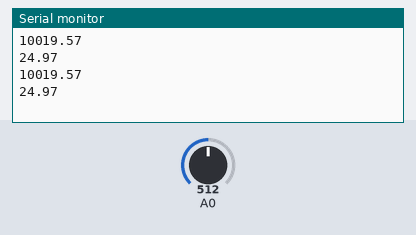
Simulated run of this sketch. Board: Arduino Uno, built with avr-gcc and run on an emulated ATmega328P. Shown: the last lines printed to the serial monitor. Inputs (shaded band) come from the test bench; at power-on: A0 = 512.

Above: at 1.8 s.
1.9 s: A0 set to 1023
At 2.8 s:
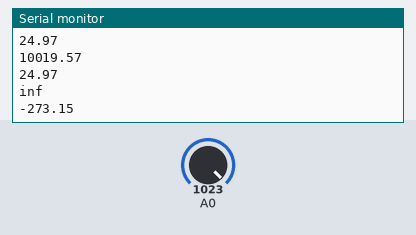
4.5 s: A0 set to 900
At 5.5 s:
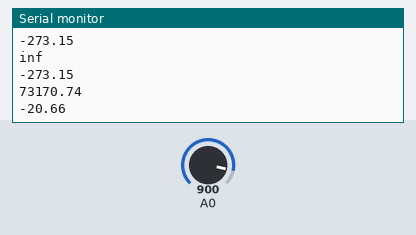
Timing chart, 0 to 7.5 s (numbered marks = the images above; inputs shaded):
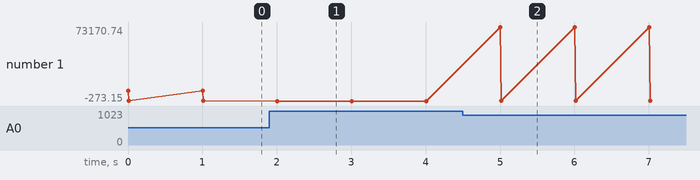

Measured:
- after the input at 1.9 s, the serial monitor: prints a new line after 0.10 s (image 1)
- after the input at 4.5 s, the serial monitor: prints a new line after 0.51 s (image 2)
- plotted number 1: 24.97 → -273.15 after the input at 1.9 s, -273.15 → -20.66 after the input at 4.5 s

The sketch:

ctn_steinhart_hart_simple.ino
```cpp
// Mesure de la résistance d'une CTN et calcul de la température

// Caractéristique CTN
#define  beta 3280      // Beta value of the thermistor 3435
#define  To   292       // Temperature en Kelvin 298,15 K (25°C)
#define  Ro   12620     // Résistance reference 10k
#define  R1   10000     // Résistance du pont diviseur de tension

int N;
float R;           // Résistance
float T;           // Température

void setup()
{
    Serial.begin(9600);     //Baud rate for the serial communication of Arduino
}

void loop()
{
    N = analogRead(A0);                         // Mesure de la tension
    R = (float) R1*N/(1023-N);                  // Calcul de la résistance
    T = log(R/Ro)/beta + (float)1/To;           // Calcul de la température
    T = 1/T-273.15;                             // Suite calcul
    Serial.println(R);                          // Affichage de la résistance
    Serial.println(T);                          // Affichage de la température
    delay(1000);
}
```
